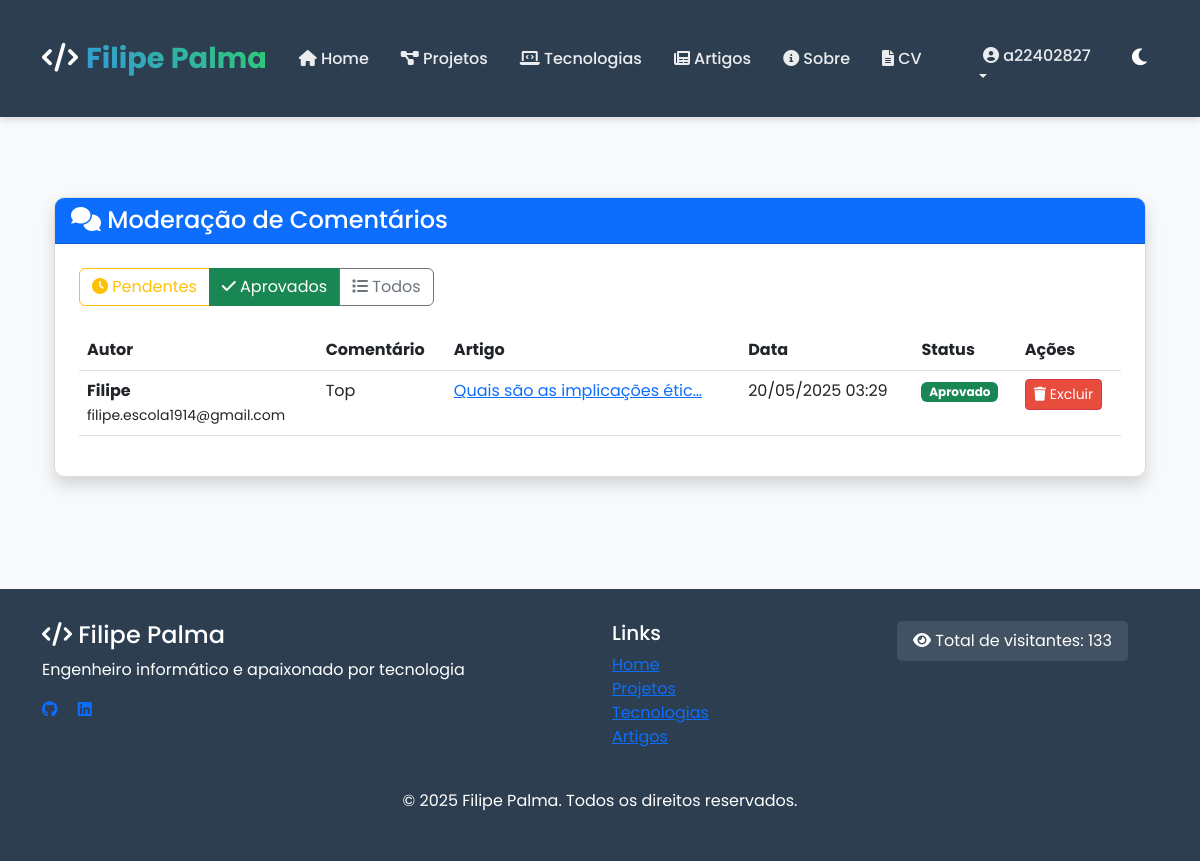
Screenshot of /artigos/comentarios/moderacao/?filter=aprovado (signed in) with the database file from the repository.
### artigos/models.py (models this page shows, shortened)
class Comentario(models.Model):
    artigo = models.ForeignKey(Artigo, on_delete=models.CASCADE, related_name='comentarios')
    usuario = models.ForeignKey(User, on_delete=models.SET_NULL, null=True, blank=True, related_name='comentarios')
    nome = models.CharField(max_length=100, help_text="Preenchido automaticamente do usuário")
    email = models.EmailField(help_text="Preenchido automaticamente do usuário")
    website = models.URLField(blank=True)
    conteudo = models.TextField(help_text="Apenas texto é permitido nos comentários.")
    data_criacao = models.DateTimeField(auto_now_add=True)
    aprovado = models.BooleanField(default=False)
    parent = models.ForeignKey('self', null=True, blank=True, on_delete=models.CASCADE, related_name='respostas')
    class Meta:
        verbose_name = 'Comentário'
        verbose_name_plural = 'Comentários'
        ordering = ['data_criacao']

class Artigo(models.Model):
    STATUS_CHOICES = (
        ('rascunho', 'Rascunho'),
        ('publicado', 'Publicado'),
    )
    titulo = models.CharField(max_length=200)
    subtitulo = models.CharField(max_length=200, blank=True)
    slug = models.SlugField(unique=True)
    autor = models.ForeignKey(Autor, on_delete=models.CASCADE, related_name='artigos')
    conteudo = models.TextField()
    imagem_capa = models.ImageField(upload_to='artigos/capas/', blank=True, null=True)
    data_criacao = models.DateTimeField(auto_now_add=True)
    data_atualizacao = models.DateTimeField(auto_now=True)
    data_publicacao = models.DateTimeField(null=True, blank=True)
    status = models.CharField(max_length=10, choices=STATUS_CHOICES, default='rascunho')
    categorias = models.ManyToManyField(Categoria, related_name='artigos')
    tags = models.ManyToManyField(Tag, related_name='artigos', blank=True)
    tempo_leitura = models.PositiveIntegerField(help_text='Tempo estimado de leitura em minutos', default=5)
    destaque = models.BooleanField(default=False, help_text='Artigo em destaque na página inicial')
    fonte_original = models.URLField(blank=True, help_text='URL da fonte original do artigo, se aplicável')
    class Meta:
        verbose_name = 'Artigo'
        verbose_name_plural = 'Artigos'
        ordering = ['-data_publicacao', '-data_criacao']

### artigos/views.py (the view, shortened to what this page needs)
# urls.py: path('comentarios/moderacao/', ComentariosListView.as_view(), name='comentarios-moderacao'),
class ComentariosListView(LoginRequiredMixin, PermissionRequiredMixin, generic.ListView):
    model = Comentario
    template_name = 'artigos/comentarios_moderation.html'
    context_object_name = 'comentarios'
    paginate_by = 10
    permission_required = 'artigos.change_comentario'
    login_url = '/autenticacao/login/'
    def get_queryset(self):
        filter_param = self.request.GET.get('filter', 'pendente')
        if filter_param == 'pendente':
            return Comentario.objects.filter(aprovado=False).order_by('-data_criacao')
        elif filter_param == 'aprovado':
            return Comentario.objects.filter(aprovado=True).order_by('-data_criacao')
        else:  # 'todos'
            return Comentario.objects.all().order_by('-data_criacao')
    def get_context_data(self, **kwargs):
        context = super().get_context_data(**kwargs)
        context['filter'] = self.request.GET.get('filter', 'pendente')
        return context

### portfolio/context_processors.py (called while the page is built)
def visitor_count(request):
    return {
        'visitor_count': Visitor.get_total_count()
    }

### portfolio/models.py (called while the page is built)
    @classmethod
    def get_total_count(cls):
        return cls.objects.count()

    @classmethod
    def get_or_create_visitor(cls, session_key):
        visitor, created = cls.objects.get_or_create(session_key=session_key)
        return visitor

### artigos/templates/artigos/comentarios_moderation.html (shortened to what this page needs)
{% extends 'portfolio/base.html' %}
{% load static %}
{% block content %}
<div class="container py-5">
    <div class="row">
        <div class="col-lg-12">
            <div class="card shadow">
                <div class="card-header bg-primary text-white d-flex justify-content-between align-items-center">
                    <h2 class="h4 mb-0"><i class="fas fa-comments"></i> Moderação de Comentários</h2>
                </div>
                <div class="card-body">
                    <div class="mb-4">
                        <div class="btn-group" role="group">
                            <a href="{% url 'artigos:comentarios-moderacao' %}?filter=pendente" class="btn btn-outline-warning {% if filter == 'pendente' %}active{% endif %}">
                                <i class="fas fa-clock"></i> Pendentes
                            </a>
                            <a href="{% url 'artigos:comentarios-moderacao' %}?filter=aprovado" class="btn btn-outline-success {% if filter == 'aprovado' %}active{% endif %}">
                                <i class="fas fa-check"></i> Aprovados
                            </a>
                            <a href="{% url 'artigos:comentarios-moderacao' %}?filter=todos" class="btn btn-outline-secondary {% if filter == 'todos' %}active{% endif %}">
                                <i class="fas fa-list"></i> Todos
                            </a>
                        </div>
                    </div>
                    <div class="table-responsive">
                        <table class="table table-hover">
                            <thead>
                                <tr>
                                    <th>Autor</th>
                                    <th>Comentário</th>
                                    <th>Artigo</th>
                                    <th>Data</th>
                                    <th>Status</th>
                                    <th>Ações</th>
                                </tr>
                            </thead>
                            <tbody>
                                {% for comentario in comentarios %}
                                <tr>
                                    <td>
                                        <strong>{{ comentario.nome }}</strong><br>
                                        <small>{{ comentario.email }}</small>
                                    </td>
                                    <td>
                                        {{ comentario.conteudo|truncatewords:10 }}
                                    </td>
                                    <td>
                                        <a href="{% url 'artigos:artigo-detail' comentario.artigo.slug %}">
                                            {{ comentario.artigo.titulo|truncatechars:30 }}
                                        </a>
                                    </td>
                                    <td>{{ comentario.data_criacao|date:"d/m/Y H:i" }}</td>
                                    <td>
                                        {% if comentario.aprovado %}
                                            <span class="badge bg-success">Aprovado</span>
                                        {% else %}
                                            <span class="badge bg-warning">Pendente</span>
                                        {% endif %}
                                    </td>
                                    <td>
                                        <div class="btn-group btn-group-sm">
                                            <form method="post" action="{% url 'artigos:comentario-delete' comentario.id %}">
                                                <button type="submit" class="btn btn-danger btn-sm">
                                                    <i class="fas fa-trash"></i> Excluir
                                                </button>
                                            </form>
                                        </div>
                                    </td>
                                </tr>
                                {% empty %}
                                <tr>
                                    <td colspan="6" class="text-center">
                                        Nenhum comentário {{ filter }}.
                                    </td>
                                </tr>
                                {% endfor %}
                            </tbody>
                        </table>
                    </div>
                </div>
            </div>
        </div>
    </div>
</div>
{% endblock %}

### portfolio/templates/portfolio/base.html (shortened to what this page needs)
<!DOCTYPE html>
<html lang="pt">
<head>
  <link href="https://cdn.jsdelivr.net/npm/bootstrap@5.3.0/dist/css/bootstrap.min.css" rel="stylesheet">
  <link rel="stylesheet" href="https://cdnjs.cloudflare.com/ajax/libs/font-awesome/6.0.0/css/all.min.css">
  <link href="https://cdn.jsdelivr.net/npm/aos@2.3.4/dist/aos.css" rel="stylesheet">
  <link href="/static/portfolio/css/style.css" rel="stylesheet">
</head>
<body>
  <header>
    <nav class="navbar navbar-expand-lg navbar-dark">
      <div class="container">
        <a class="navbar-brand" href="{% url 'portfolio:index' %}">
          <i class="fas fa-code"></i><span>Filipe Palma</span>
        </a>
        <div class="collapse navbar-collapse justify-content-between" id="navbarNav">
          <ul class="navbar-nav">
            <li class="nav-item">
              <a class="nav-link" href="{% url 'portfolio:index' %}"><i class="fas fa-home"></i> Home</a>
            </li>
            <li class="nav-item">
              <a class="nav-link" href="{% url 'portfolio:projetos' %}"><i class="fas fa-project-diagram"></i> Projetos</a>
            </li>
            <li class="nav-item">
              <a class="nav-link" href="{% url 'portfolio:tecnologias' %}"><i class="fas fa-laptop-code"></i> Tecnologias</a>
            </li>
            <li class="nav-item">
              <a class="nav-link" href="{% url 'artigos:artigo-list' %}"><i class="fas fa-newspaper"></i> Artigos</a>
            </li>
            <li class="nav-item">
              <a class="nav-link" href="{% url 'portfolio:apresentacao' %}"><i class="fas fa-info-circle"></i> Sobre</a>
            </li>
            <li class="nav-item">
              <a class="nav-link" href="{% url 'portfolio:cv' %}"><i class="fas fa-file-alt"></i> CV</a>
            </li>
          </ul>
          <ul class="navbar-nav">
            {% if user.is_authenticated %}
              <li class="nav-item dropdown">
                <a class="nav-link dropdown-toggle" href="#" id="userDropdown" role="button" data-bs-toggle="dropdown" aria-expanded="false">
                  <i class="fas fa-user-circle"></i> {{ user.username }}
                </a>
              </li>
            {% endif %}
            <li>
              <button id="theme-toggle" class="theme-toggle" title="Alternar tema">
                <i id="theme-toggle-icon" class="fas fa-moon"></i>
              </button>
            </li>
          </ul>
        </div>
      </div>
    </nav>
  </header>
  <main>
    <div class="container">
      {% block content %}{% endblock %}
    </div>
  </main>
  <footer>
    <div class="container">
      <div class="row gy-4">
        <div class="col-12 col-md-6">
          <h4><i class="fas fa-code"></i> Filipe Palma</h4>
          <p>Engenheiro informático e apaixonado por tecnologia</p>
          <div class="social-icons mt-3">
            <a href="https://github.com/filipe-palma" class="me-3"><i class="fab fa-github"></i></a>
            <a href="https://www.linkedin.com/in/filipe-palma/" class="me-3"><i class="fab fa-linkedin"></i></a>
          </div>
        </div>
        <div class="col-6 col-md-3">
          <h5>Links</h5>
          <ul class="list-unstyled">
            <li><a href="{% url 'portfolio:index' %}">Home</a></li>
            <li><a href="{% url 'portfolio:projetos' %}">Projetos</a></li>
            <li><a href="{% url 'portfolio:tecnologias' %}">Tecnologias</a></li>
            <li><a href="{% url 'artigos:artigo-list' %}">Artigos</a></li>
          </ul>
        </div>
        <div class="col-6 col-md-3">
          <div class="visitor-counter">
            <i class="fas fa-eye"></i> <span>Total de visitantes: {{ visitor_count }}</span>
          </div>
        </div>
      </div>
      <div class="row mt-4">
        <div class="col-12 text-center">
          <p>&copy; 2025 Filipe Palma. Todos os direitos reservados.</p>
        </div>
      </div>
    </div>
  </footer>
</body>
</html>

### static/portfolio/css/style.css (style rules this page uses)
:root { --primary-color: #3498db; --secondary-color: #2ecc71; --bg-color: #f8f9fa; --text-color: #333; --card-bg: #fff; --header-bg: #2c3e50; --footer-bg: #2c3e50; --border-color: #ddd; --hover-color: #e9ecef; --error-color: #dc3545; }
body { font-family: 'Poppins', sans-serif; background-color: var(--bg-color); color: var(--text-color); transition: all 0.3s ease-in-out; min-height: 100vh; display: flex; flex-direction: column; margin: 0; padding: 0; overflow-x: hidden; }
header { background-color: var(--header-bg); color: #fff; padding: 1.5rem 0; box-shadow: 0 4px 6px rgba(0, 0, 0, 0.1); }
.navbar { padding: 0.5rem 1rem; }
.navbar-brand { font-weight: 700; font-size: 1.8rem; color: #fff !important; display: flex; align-items: center; }
.navbar-brand span { background: linear-gradient(45deg, var(--primary-color), var(--secondary-color)); -webkit-background-clip: text; background-clip: text; color: transparent; margin-left: 0.5rem; }
.nav-link { color: rgba(255, 255, 255, 0.9) !important; font-weight: 500; margin: 0 0.5rem; position: relative; transition: color 0.3s; }
.nav-link::after { content: ''; position: absolute; width: 0; height: 2px; bottom: -2px; left: 0; background: linear-gradient(to right, var(--primary-color), var(--secondary-color)); transition: width 0.3s ease; }
main { flex: 1; padding: 2rem 0; }
footer { background-color: var(--footer-bg); color: #fff; padding: 2rem 0; margin-top: auto; }
.theme-toggle { background: none; border: none; color: #fff; cursor: pointer; font-size: 1.2rem; padding: 0.5rem; margin-left: 1rem; }
.card { background-color: var(--card-bg); border-radius: 10px; border: 1px solid var(--border-color); overflow: hidden; transition: all 0.3s ease; margin-bottom: 2rem; box-shadow: 0 5px 15px rgba(0, 0, 0, 0.05); }
.card-body { padding: 1.5rem; }
.btn-danger { background-color: #e74c3c; color: white; }
.visitor-counter { background-color: rgba(255, 255, 255, 0.1); padding: 0.5rem 1rem; border-radius: 5px; display: inline-block; }
.btn { position: relative; overflow: hidden; z-index: 1; }
.btn::before { content: ''; position: absolute; top: 0; left: -100%; width: 100%; height: 100%; background: rgba(255, 255, 255, 0.2); transition: left 0.3s ease; z-index: -1; }

### rows the page displays
Comentario: nome "Filipe", email "filipe.escola1914@gmail.com", conteudo "Top", artigo.titulo "Quais são as implicações étic…", data_criacao "20/05/2025 03:29", aprovado "Aprovado"

### other values shown
{{ user.username }} "a22402827"
{{ visitor_count }} "133"
